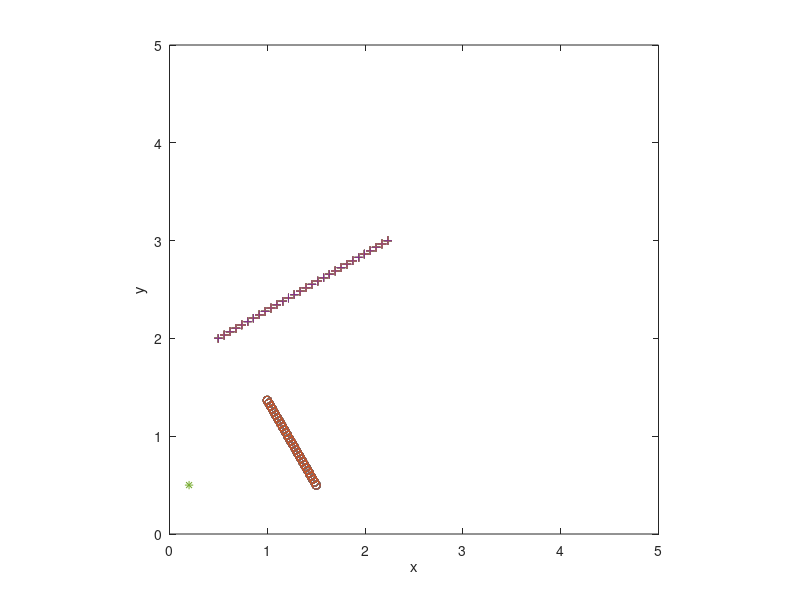

The MATLAB source for this figure:
% CODE FOR SIMULATION OF WAVES IN INDOOR ENVIRONMENT 
% VERSION: SEPT8, 2023
% ENVIRONMENT: CORNER REFLECTOR (2 WALLS) INCLUDING MULTIPLE SCATTERING

% NOTE: This code focuses on the scattering response matrix for 
% multi-static sensing array outside ROI. 

%%%% Edwin Marengo Fuentes

% _______________________

clear 

% SYSTEM

% consider a PEC corner reflector. The Region of Interest (ROI) is 
% within a square of sides L , and we can normalize L = 1 for 
% simplicity. The other dimensions, like wavelength, are then given as 
% a fraction of the room size. Source strength = 1 , no loss of generality.
% Target is in the ROI. Multi-static array, transmit-receive is outside
% ROI. This code focuses on the computation of the response matrix K.

%% ROI is where the scatterer is located. 

% Schematic: 

%                                       rrrrrr receive array
%
%                               !                        t       transmit
%                               !                         t         array
%                               !                          t
%                               !                           t
%                               !  *                         t
%                               !  target
%_______________________________!__________________________________

% System: we have a transmit array, at an inclination angle, and 
% a receive array, at an inclination angle, located outside ROI 
% where the target is located. Target is a scatterer, it re-emits.
% We have 2 walls, a corner reflector, as the indoor environment in this 
% code. 

% REVERBERATION PARAMETER Reverb: can have Reverb any complex number, 
% to simulate a realistic wall. PEC, perfect electric conductor has 
% Reverb=1, perfect magnetic conductor is Reverb=-1, etc. but we can 
% have cases in between, where magnitude of Reverb <= 1. We can assume
% for simplicity Reverb is a real value between 0 and 1. If magnitude 
% of Reverb is below 1, we have dissipation or loss of energy at the walls
% in the sense that energy is propagated into the interior of the wall,
% and not reflected back into the ROI. 

Reverb=1;

% NOTE: 
% PHYSICIST VERSUS ENGINEERING NOTATION FOR FOURIER TRANSFORM: we use 
% physicist's notation, so exp(ikr) is wave traveling in positive r sense.

% _________________________

% FIXED VARIABLES 

% wavelength lambda:

lambda=0.2; % notice that the ROI has dimensions 1 times 1, so this 
% lambda is relative to the ROI length (L);

% wavenumber of the field = 2*pi/lambda;

k=2*pi/lambda;

% receiver position: X_r, Y_r; this is variable; 
% transmitter position: X_t, Y_t; we will fix this in this code, per run;

x0_transmit=0.5;
y0_transmit=2;
alpha=pi/6; % radians, inclination of the transmit array;
number_transmitters=30;
transmitter_length=2;
transmitter_horizontal_separation=transmitter_length*(cos(alpha));
transmitter_vertical_separation=transmitter_length*(sin(alpha));
x0_receive=1.5;
y0_receive=0.5;
beta=pi/2+pi/6; % inclination of the receive array;
number_receivers=30;
receiver_length=1;
receiver_horizontal_separation=receiver_length*(cos(beta));
receiver_vertical_separation=receiver_length*(sin(beta));

% an epsilon added next, to avoid 'singularities' in the special case 
% of a single transmitter, etc. 

epsilon=1e-6;

for uu=1:number_transmitters % transmitters
    for vv=1:number_receivers % receivers 

        XXtransmit(uu,vv)=x0_transmit+(uu-1)*transmitter_horizontal_separation/(number_transmitters-1+epsilon);
        YYtransmit(uu,vv)=y0_transmit+(uu-1)*transmitter_vertical_separation/(number_transmitters-1+epsilon);
        XXreceive(uu,vv)=x0_receive+(vv-1)*receiver_horizontal_separation/(number_receivers-1+epsilon);
        YYreceive(uu,vv)=y0_receive+(vv-1)*receiver_vertical_separation/(number_receivers-1+epsilon);

X_t=XXtransmit(uu,vv);
Y_t=YYtransmit(uu,vv);
X_r=XXreceive(uu,vv);
Y_r=YYreceive(uu,vv);

% NOTE: Transmitter positions can be outside the ROI. The ROI is 
% for the receiver positions.

% Now we can add the positions of the images: 


%                          image 4     !     * original source 
%                                      !
%                                      !
%------------------------------------------------------------------
%
%                          image 3          image 2

X_t2=X_t;
Y_t2=-Y_t;
X_t3=-X_t;
Y_t3=-Y_t;
X_t4=-X_t;
Y_t4=Y_t;

% in this code we add different degrees of reverberation or reflectivity
% at the walls, via a new parameter Reverb varying between 0 and 1,
% where 0 means no reverberation or reflections, while 1 is the usual 
% PEC conditions. 


%for ii=1:100
%    for jj=1:100

%        X_r=ii/100;
%        Y_r=jj/100;

% line of sight contribution:
D=sqrt((X_r-X_t)^2+(Y_r-Y_t)^2);
s_i1=-exp(i*k*D)/(4*pi*D);

% image 2 contribution: it is 'negative' image;
D=sqrt((X_r-X_t2)^2+(Y_r-Y_t2)^2);
s_i2=exp(i*k*D)/(4*pi*D);

% image 3 contribution: it is 'positive' image;
D=sqrt((X_r-X_t3)^2+(Y_r-Y_t3)^2);
s_i3=-exp(i*k*D)/(4*pi*D);

% image 4 contribution: is it 'negative' image;
D=sqrt((X_r-X_t4)^2+(Y_r-Y_t4)^2);
s_i4=exp(i*k*D)/(4*pi*D);

% total: 

%Reverb=1

s_i(uu,vv)=s_i1+Reverb*(s_i2+s_i3+s_i4); % this is the background signal.

%%%% This completes the calculation of the incident field, without
% scatterers in the ROI. This is the incident field only. 

%%%%%%%%%%%%%%%%%% adding the scatterers.

%% single scatterer

% scattering strength tau1, position X_s1, Y_s1.

tau1=1;
% this is the scattering strength;

% positions: we can use the same positions used in the prior grid, ROI
% but we have to make sure that in the calculations we do not include 
% the same 'ii,jj' when computing the scattered field, since it would 
% give a singularity; we can use the neighbor value in that case; 

%II=ii;
%JJ=jj;
%X_s1=II/100;
%Y_s1=JJ/100;

X_s1=0.2;

Y_s1=0.5;

distancex=2*X_s1;
distancey=2*Y_s1;
distancesq=sqrt(distancex^2+distancey^2);

g02x=-exp(i*k*distancex)/(4*pi*distancex);
g02y=-exp(i*k*distancey)/(4*pi*distancey);
g02sq=-exp(i*k*distancesq)/(4*pi*distancesq);

% incident field at the target:

%%%%%%%%%%%%%%%%% 

X_r=X_s1;
Y_r=Y_s1; % probing field coming from the transmit array; arrives at target;

% line of sight contribution:
D=sqrt((X_r-X_t)^2+(Y_r-Y_t)^2);
sTarget_i1=-exp(i*k*D)/(4*pi*D);

% image 2 contribution: it is 'negative' image;
D=sqrt((X_r-X_t2)^2+(Y_r-Y_t2)^2);
sTarget_i2=exp(i*k*D)/(4*pi*D);

% image 3 contribution: it is 'positive' image;
D=sqrt((X_r-X_t3)^2+(Y_r-Y_t3)^2);
sTarget_i3=-exp(i*k*D)/(4*pi*D);

% image 4 contribution: is it 'negative' image;
D=sqrt((X_r-X_t4)^2+(Y_r-Y_t4)^2);
sTarget_i4=exp(i*k*D)/(4*pi*D);

% total: 

%Reverb=1

field_incident=sTarget_i1+Reverb*(sTarget_i2+sTarget_i3+sTarget_i4);


%%%%%%%%%%%%%%%%%

% total field: 

field_total=field_incident/(1+tau1*g02x+tau1*g02y-tau1*g02sq);

scattered_source=tau1*field_total; % this is the amplitude of the 
% scatterer's source, which radiates into the receiver array; 

%%% this radiates, into the receiver array: we evaluate the received field
%%% at the array: 

%%%%%%%%%%%%%%%%%%%%%%%%%%

X_t=X_s1;
Y_t=Y_s1; % target acts as emitter;
X_r=XXreceive(uu,vv);
Y_r=YYreceive(uu,vv); % wave signal sent to the receive array;

X_t2=X_t;
Y_t2=-Y_t;
X_t3=-X_t;
Y_t3=-Y_t;
X_t4=-X_t;
Y_t4=Y_t;

% line of sight contribution:
D=sqrt((X_r-X_t)^2+(Y_r-Y_t)^2);
sReceive_i1=-exp(i*k*D)/(4*pi*D);

% image 2 contribution: it is 'negative' image;
D=sqrt((X_r-X_t2)^2+(Y_r-Y_t2)^2);
sReceive_i2=exp(i*k*D)/(4*pi*D);

% image 3 contribution: it is 'positive' image;
D=sqrt((X_r-X_t3)^2+(Y_r-Y_t3)^2);
sReceive_i3=-exp(i*k*D)/(4*pi*D);

% image 4 contribution: is it 'negative' image;
D=sqrt((X_r-X_t4)^2+(Y_r-Y_t4)^2);
sReceive_i4=exp(i*k*D)/(4*pi*D);

% total: 

%Reverb=1

sReceive_i=sReceive_i1+Reverb*(sReceive_i2+sReceive_i3+sReceive_i4);
% this is the Green's function or propagator from target to receivers;

K(uu,vv)=scattered_source*sReceive_i;

% matrix K: this is the 'response matrix' of the scattering system.

%%%%%%%%%%%%%%%%%%%%%%%%%%



    end
end

%%% For the signal processing, we may need the vectorized form of the 
%%% matrices.

s_iv=reshape(s_i,[],1);  % column vector; probing field signals/data.
Kv=reshape(K,[],1); % data perturbation, scattered field signals/data. 
% In the coherent change detection methods we use projections of the two.

% Recommended plots: 

% Geometry: 

plot(XXreceive',YYreceive','o');
hold
plot(XXtransmit,YYtransmit,'+');
plot(X_s1,Y_s1,'*');
axis('square')
axis([0 5 0 5]);
xlabel('x');
ylabel('y');


% plot real, imag parts of s_i, K, subarrays of those, etc. 

% FUTURE additions: add the signal processing for detection.















